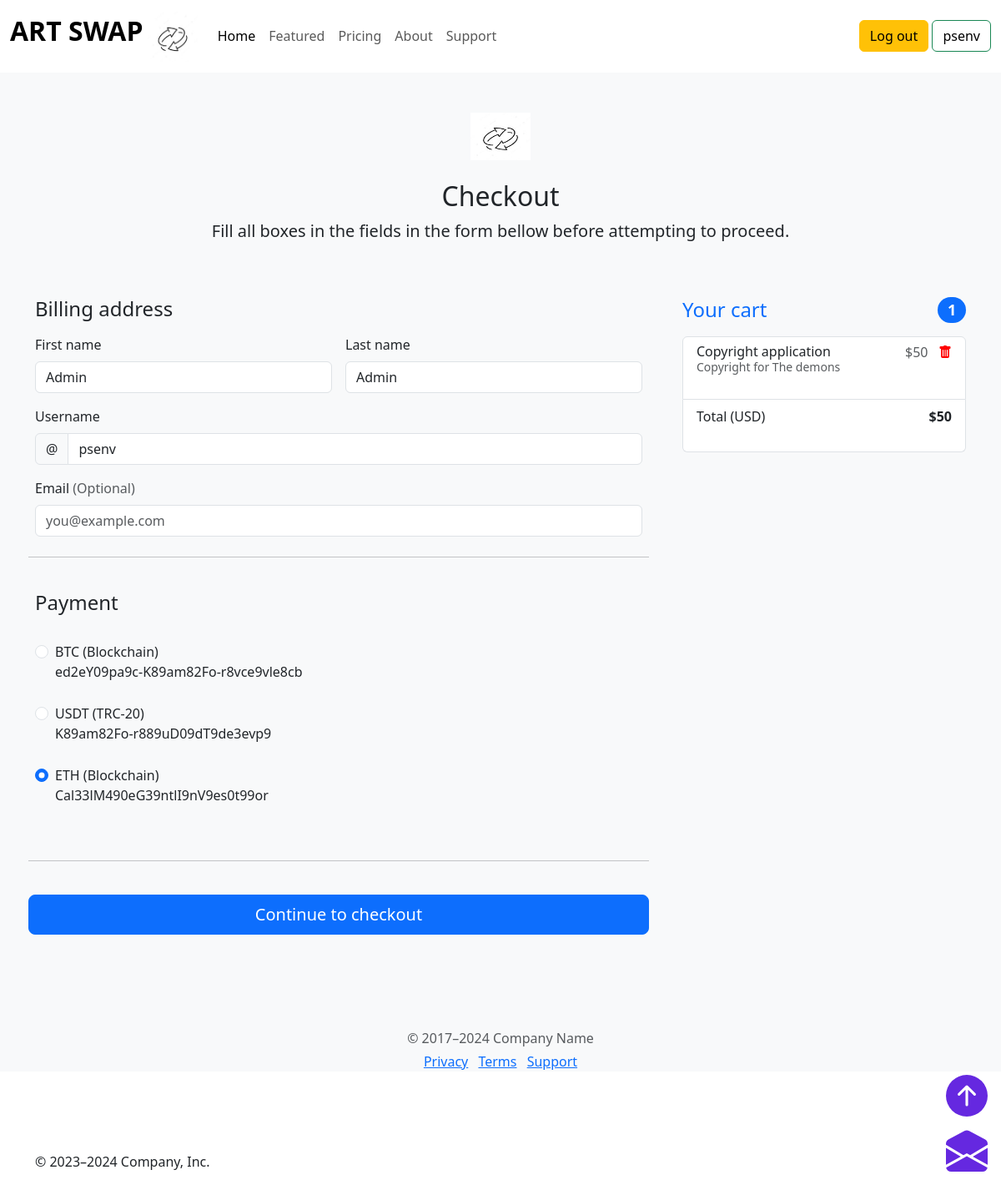
Before: /pay (signed in) with the older database file.
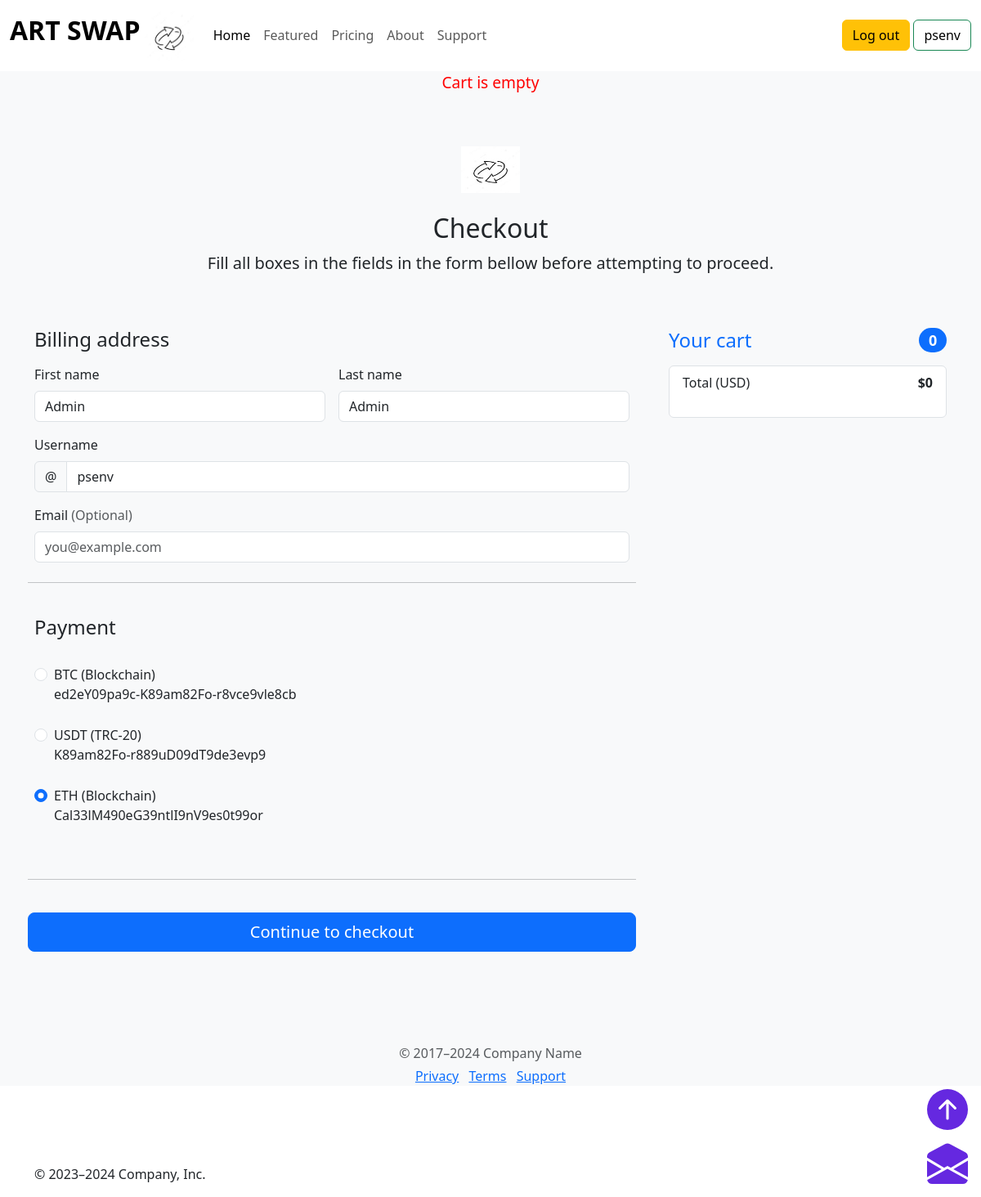
After: the same page with the newer database file.
### base/models.py (models this page shows, shortened)
class CartItem(models.Model):
    product_name = models.CharField(max_length=20)
    product_description = models.CharField(max_length=50)
    product_value = models.IntegerField()
    cart = models.ForeignKey(Cart, on_delete=models.CASCADE)

class Wallet(models.Model):
    currency = models.CharField(max_length=10)
    network = models.CharField(max_length=20)
    address = models.CharField(max_length=50)

### base/views.py (the view)
# urls.py: path('pay', views.pay, name="pay"),
def pay(request):
    if request.user.is_authenticated:
        cart, created = Cart.objects.get_or_create(owner = request.user)
        cart_items = CartItem.objects.filter(cart = cart)
        items = []
        for ci in cart_items:
            items.append(ci.product_value)
        total_cost = sum(items)
        total_cart_items = len(items)
        if total_cart_items<1:
            wallets = Wallet.objects.all()
            msg = 'Cart is empty'
            context = {'company_name':company_name,'msg': msg ,'wallets':wallets , 'total_cost': total_cost, 'total_cart_items':total_cart_items, 'cart_items': cart_items}
            return render(request, 'base/pay.html', context)
        if request.method =='POST':
            transaction_id = random.randint(111111111111111111, 9999999999999999999)
            wallet_id = request.POST['paymentMethod']
            wallet = Wallet.objects.get(id =wallet_id )
            wallet_network = wallet.currency
            wallet_address = wallet.address
            items=''
            for ci in cart_items:
                items = f'{items}, {ci.product_description}'
            Transaction.objects.create(transaction_id=transaction_id, user = request.user, wallet = wallet_network, wallet_address = wallet_address, total_items = total_cart_items, items = items, cost = total_cost)
            cart.delete()
            return HttpResponseRedirect(reverse('base:checkout', args=[transaction_id]))
        else:
            wallets = Wallet.objects.all()
            context = {'company_name':company_name, 'wallets':wallets , 'total_cost': total_cost, 'total_cart_items':total_cart_items, 'cart_items': cart_items}
            return render(request, 'base/pay.html', context)
    else:
        return HttpResponseRedirect(reverse('base:login'))

### base/templates/base/pay.html (shortened to what the changed rows need)
{% extends 'base/base.html' %}
{% load static %}
{% block content %}
<div>
    <div class="bg-body-tertiary">
        {% if msg %}
        <div style="display: flex; justify-content: center;">
            <p style="color: red; font-size: larger;">
                {{msg}}
            </p>
        </div>
        {% endif %}
        <div class="container">
            <main>
                <div class="py-5 text-center">
                    <h2>Checkout</h2>
                </div>
                <div class="row g-5">
                    <div class="col-md-5 col-lg-4 order-md-last">
                        <h4 class="d-flex justify-content-between align-items-center mb-3">
                            <span class="text-primary">Your cart</span>
                            <span class="badge bg-primary rounded-pill"> {{total_cart_items}} </span>
                        </h4>
                        <ul class="list-group mb-3">
                            {% for ci in cart_items %}
                            <li class="list-group-item d-flex justify-content-between lh-sm">
                                <div>
                                    <h6 class="my-0">{{ci.product_name}}</h6>
                                    <small class="text-body-secondary">{{ci.product_description}}</small>
                                </div>
                                <span class="text-body-secondary">${{ci.product_value}} &nbsp; <a href="{% url 'base:delete' ci.id %}"></a></span>
                            </li>
                            {% endfor %}
                            <li class="list-group-item d-flex justify-content-between">
                                <span>Total (USD)</span>
                                <strong>${{total_cost}}</strong>
                            </li>
                        </ul>
                    </div>
                    <div class="col-md-7 col-lg-8">
                        <form method="post" action="{% url 'base:pay' %}" class="needs-validation" novalidate="">
                            <div class="row g-3">
                                <div class="my-3">
                                    {% for wallet in wallets %}
                                    <div class="form-check">
                                        <input id="credit" name="paymentMethod" type="radio" class="form-check-input"
                                            checked="" required="" value="{{wallet.id}}">
                                        <label class="form-check-label" for="credit">{{wallet.currency}}
                                            ({{wallet.network}})</label>
                                        <br>{{wallet.address}} <br> <br>
                                    </div>
                                    {% endfor %}
                                </div>
                        </form>
                    </div>
                </div>
            </main>
        </div>
    </div>
</div>
{% endblock %}

Changed rows visible on the page:
removed CartItem: product_name "Copyright application", product_description "Copyright for The demons", product_value "50"
Other visible differences:
{{ msg }}: (not shown) → "Cart is empty"
{{ total_cart_items }}: "1" → "0"
{{ total_cost }}: "50" → "0"
